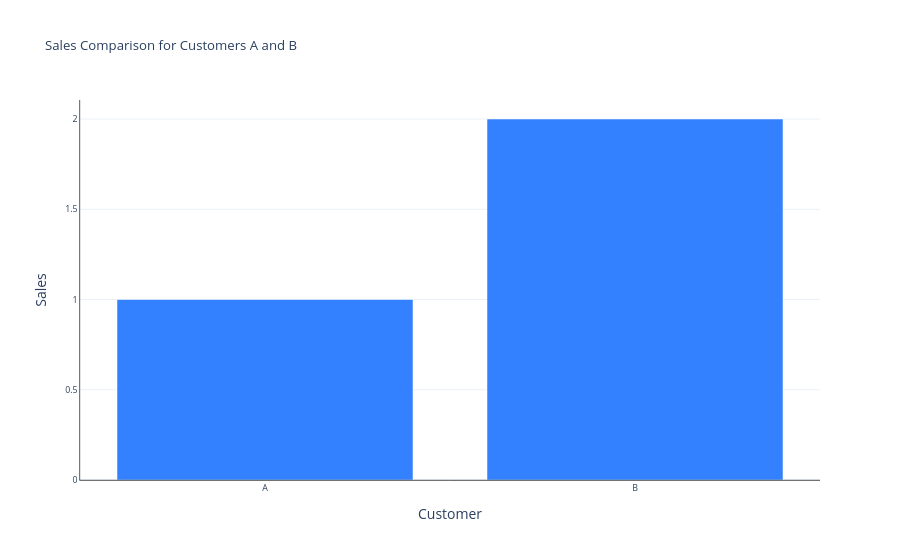

This figure's notebook cell:
### Code cell
fig

### Figure 1 — Plotly figure (JSON) as saved in the notebook; plotly's stock layout.template omitted (floating-point values rounded to 4 significant figures)
{"data": [{"marker": {"color": "#3381ff"}, "type": "bar", "x": ["A", "B"], "y": [1, 2]}], "layout": {"hoverlabel": {"font": {"size": 8.8}}, "plot_bgcolor": "white", "title": {"font": {"size": 13.2}, "text": "Sales Comparison for Customers A and B"}, "xaxis": {"linecolor": "black", "linewidth": 0.65, "tickfont": {"size": 8.8}, "title": {"text": "Customer"}}, "yaxis": {"linecolor": "black", "linewidth": 0.65, "tickfont": {"size": 8.8}, "title": {"text": "Sales"}}}}
